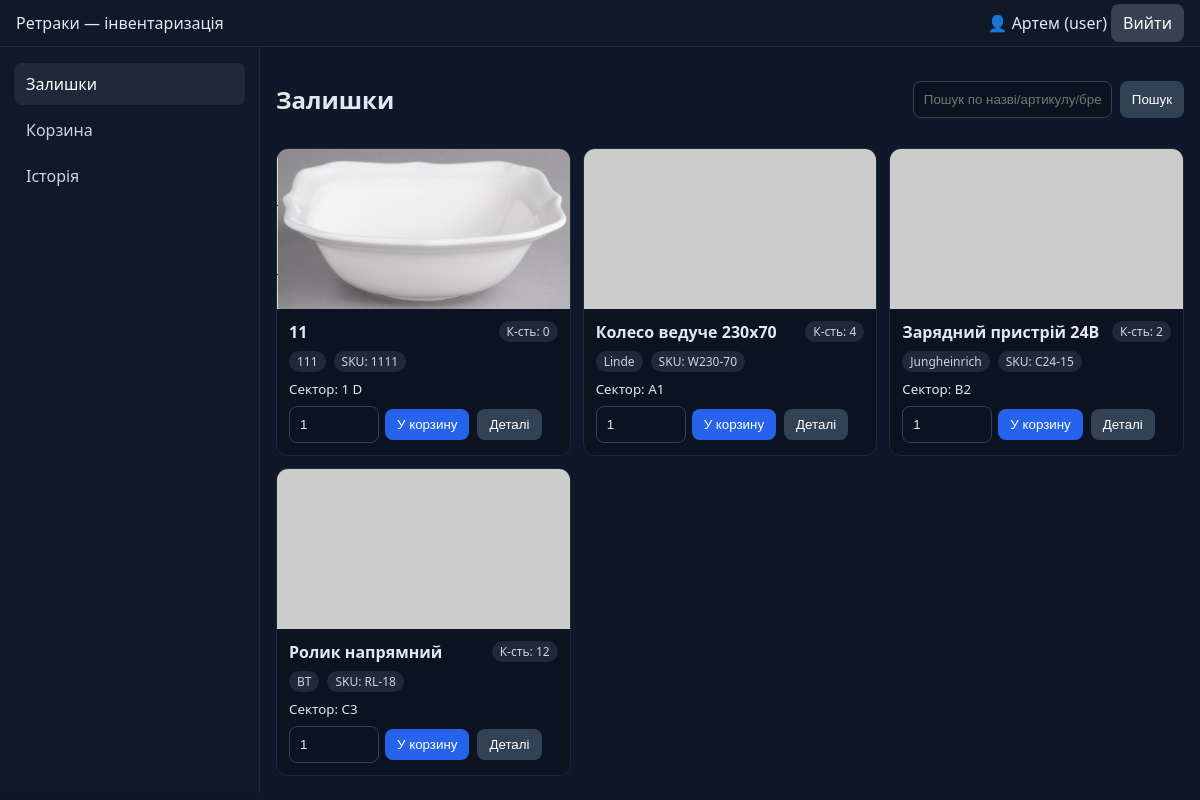
Before: /dashboard.php (signed in) with the older database file.
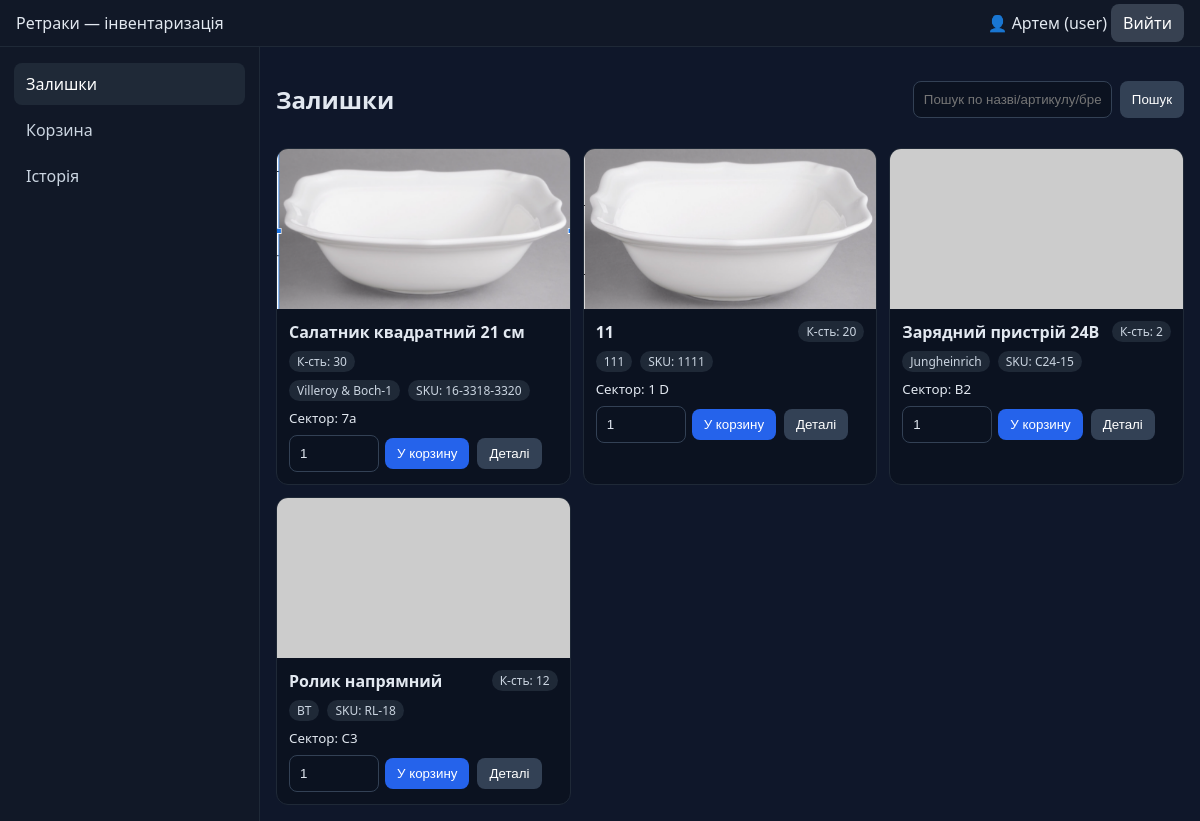
After: the same page with the newer database file.
### tables this page shows
CREATE TABLE items (
        id INTEGER PRIMARY KEY AUTOINCREMENT,
        name TEXT NOT NULL,
        brand TEXT,
        sku TEXT,
        sector TEXT,
        notes TEXT,
        qty INTEGER NOT NULL DEFAULT 0,
        photo TEXT, -- шлях до файлу у /uploads/items
        created_at TEXT DEFAULT CURRENT_TIMESTAMP
    , deleted_at TEXT DEFAULT NULL);

### pages/inventory.php (the view, shortened to what this page needs)
<?php
$db = db();
$q = trim($_GET['q'] ?? '');
$sql = "SELECT * FROM items WHERE deleted_at IS NULL";
$params = [];
$sql .= " ORDER BY created_at DESC";
$st = $db->prepare($sql);
$st->execute($params);
$items = $st->fetchAll();
?>
<div class="row" style="justify-content:space-between;align-items:center;margin-bottom:12px">
  <h2>Залишки</h2>
  <form method="get" action="/pages/inventory.php" style="display:flex;gap:8px">
    <input type="text" name="q" value="<?= htmlspecialchars($q) ?>" placeholder="Пошук по назві/артикулу/бренду/сектору...">
    <button class="btn secondary">Пошук</button>
  </form>
</div>
<div class="grid">
<?php foreach ($items as $it): ?>
  <div class="card">
    <?php if ($it['photo']): ?>
      <img src="<?= htmlspecialchars($it['photo']) ?>" alt="Фото товару">
    <?php else: ?>
      <img src="https://placehold.co/600x400?text=No+Photo" alt="Фото товару">
    <?php endif; ?>
    <div class="body">
      <div class="row" style="justify-content:space-between">
        <strong><?= htmlspecialchars($it['name']) ?></strong>
        <span class="badge">К-сть: <?= (int)$it['qty'] ?></span>
      </div>
      <div class="row"><span class="badge"><?= htmlspecialchars($it['brand'] ?: '—') ?></span><span class="badge">SKU: <?= htmlspecialchars($it['sku'] ?: '—') ?></span></div>
      <small>Сектор: <?= htmlspecialchars($it['sector'] ?: '—') ?></small>
      <div class="row">
        <form method="post" action="/logic/cart_logic.php" style="display:flex;gap:6px;align-items:center">
          <input type="number" name="qty" min="1" max="<?= max(1,(int)$it['qty']) ?>" value="1" style="width:90px">
          <button class="btn" type="submit">У корзину</button>
        </form>
        <form method="get" action="/pages/item.php">
          <button class="btn secondary" type="submit">Деталі</button>
        </form>
      </div>
    </div>
  </div>
<?php endforeach; ?>
</div>

### dashboard.php (shortened to what this page needs)
<?php
$user = $_SESSION['user'];
?>
<!doctype html>
<html lang="uk">
<head>
  <link rel="stylesheet" href="/assets/css/style.css">
</head>
<body>
  <header class="topbar">
    <div>Ретраки — інвентаризація</div>
    <div class="topbar-right">
      <span class="user">👤 <?= htmlspecialchars($user['name']) ?> (<?= htmlspecialchars($user['role']) ?>)</span>
      <a class="btn" href="/auth/logout.php">Вийти</a>
    </div>
  </header>
  <div class="layout">
    <aside class="sidebar">
      <nav>
        <a href="#" data-page="inventory" class="nav-link active">Залишки</a>
        <a href="#" data-page="cart" class="nav-link">Корзина</a>
        <a href="#" data-page="history" class="nav-link">Історія</a>
      </nav>
    </aside>
    <main id="content" class="content">
      <?php include __DIR__ . '/pages/inventory.php'; ?>
    </main>
  </div>
</body>
</html>

### assets/css/style.css (style rules this page uses)
* { box-sizing:border-box }
body { margin:0;font-family:system-ui,Segoe UI,Arial,sans-serif;background:#0f172a;color:#e2e8f0 }
a { color:inherit;text-decoration:none }
.topbar { display:flex;justify-content:space-between;align-items:center;padding:12px 16px;background:#111827;border-bottom:1px solid #1f2937 }
.topbar .btn { background:#374151;padding:8px 12px;border-radius:8px }
.layout { display:flex;min-height:calc(100vh - 54px) }
.sidebar { width:260px;min-width:220px;background:#111827;border-right:1px solid #1f2937;padding:12px 8px }
.sidebar .nav-link { display:block;padding:10px 12px;border-radius:8px;margin:4px 6px;color:#cbd5e1 }
.sidebar .nav-link.active,.sidebar .nav-link:hover { background:#1f2937;color:#fff }
.content { flex:1;padding:16px }
.grid { display:grid;grid-template-columns:repeat(auto-fill,minmax(260px,1fr));gap:12px }
.card { background:#0b1220;border:1px solid #1f2937;border-radius:12px;overflow:hidden;display:flex;flex-direction:column }
.card img { width:100%;height:160px;object-fit:cover;background:#0a0f1e }
.card .body { padding:12px;display:flex;flex-direction:column;gap:8px }
.badge { background:#1f2937;color:#cbd5e1;padding:2px 8px;border-radius:999px;font-size:12px;display:inline-block }
.row { display:flex;gap:8px;align-items:center;flex-wrap:wrap }
.btn { background:#2563eb;border:none;padding:8px 12px;border-radius:8px;color:#fff;cursor:pointer }
.btn.secondary { background:#334155 }
input,select,textarea { width:100%;padding:10px;border-radius:8px;border:1px solid #334155;background:#0b1220;color:#e2e8f0 }

Changed rows visible on the page:
no longer on this page (row edited): items: name "Колесо ведуче 230х70", qty "4", brand "Linde", sku "W230-70", sector "A1"
added items: photo (picture), name "Салатник квадратний 21 см", qty "30", brand "Villeroy & Boch-1", sku "16-3318-3320", sector "7а"
changed items (number 2 of 4 on the later page): qty "0" → "20"
